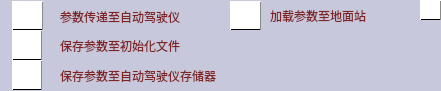
  <widget class="QWidget" name="widget_leftbutton_2" native="true">
   <property name="geometry">
    <rect>
     <x>-10</x>
     <y>460</y>
     <width>441</width>
     <height>91</height>
    </rect>
   </property>
   <property name="styleSheet">
    <string notr="true">background-color: rgb(200, 200, 220);</string>
   </property>
   <widget class="QPushButton" name="pushButton_input">
    <property name="geometry">
     <rect>
      <x>420</x>
      <y>0</y>
      <width>21</width>
      <height>20</height>
     </rect>
    </property>
    <property name="styleSheet">
     <string notr="true">QPushButton{color: rgb(0, 0, 0);
border: 1px solid ;
background-color: white;
border-top-color: rgb(255, 255, 255);
border-left-color: rgb(255, 255, 255);
border-right-color: rgb(136, 138, 133);
}

QPushButton:hover{border: 2px solid ;
background-color: white;
border-right-color: rgb(255, 255, 255);
border-bottom-color: rgb(255, 255, 255);
border-top-color: rgb(136, 138, 133);
border-left-color: rgb(136, 138, 133);}

QPushButton:pressed{border: 2px solid ;
background-color: white;
border-right-color: rgb(136, 138, 133);
border-bottom-color: rgb(136, 138, 133);
border-top-color: rgb(136, 138, 133);
border-left-color: rgb(136, 138, 133); 
padding-left:3px; padding-top:3px;border-style: inset;}</string>
    </property>
    <property name="text">
     <string/>
    </property>
    <property name="icon">
     <iconset resource="resource/images.qrc">
      <normaloff>:/back/setting/input_tablet_128px_1172056_easyicon.net.ico</normaloff>:/back/setting/input_tablet_128px_1172056_easyicon.net.ico</iconset>
    </property>
   </widget>
   <widget class="QToolButton" name="toolButton_exit_2">
    <property name="geometry">
     <rect>
      <x>12</x>
      <y>1</y>
      <width>31</width>
      <height>29</height>
     </rect>
    </property>
    <property name="styleSheet">
     <string notr="true">
QToolButton{color: rgb(0, 0, 0);
border: 1px solid ;
background-color: white;
border-top-color: rgb(255, 255, 255);
border-left-color: rgb(255, 255, 255);
border-right-color: rgb(136, 138, 133);
}

QToolButton:hover{border: 2px solid ;
background-color: white;
border-right-color: rgb(255, 255, 255);
border-bottom-color: rgb(255, 255, 255);
border-top-color: rgb(136, 138, 133);
border-left-color: rgb(136, 138, 133);}

QToolButton:pressed{border: 2px solid ;
background-color: white;
border-right-color: rgb(136, 138, 133);
border-bottom-color: rgb(136, 138, 133);
border-top-color: rgb(136, 138, 133);
border-left-color: rgb(136, 138, 133); 
padding-left:3px; padding-top:3px;border-style: inset;}</string>
    </property>
    <property name="text">
     <string/>
    </property>
    <property name="icon">
     <iconset resource="resource/images.qrc">
      <normaloff>:/back/setting/refresh_32px_505059_easyicon.net.ico</normaloff>:/back/setting/refresh_32px_505059_easyicon.net.ico</iconset>
    </property>
   </widget>
   <widget class="QToolButton" name="toolButton_exit_3">
    <property name="geometry">
     <rect>
      <x>12</x>
      <y>60</y>
      <width>30</width>
      <height>30</height>
     </rect>
    </property>
    <property name="styleSheet">
     <string notr="true">
QToolButton{color: rgb(0, 0, 0);
border: 1px solid ;
background-color: white;
border-top-color: rgb(255, 255, 255);
border-left-color: rgb(255, 255, 255);
border-right-color: rgb(136, 138, 133);
}

QToolButton:hover{border: 2px solid ;
background-color: white;
border-right-color: rgb(255, 255, 255);
border-bottom-color: rgb(255, 255, 255);
border-top-color: rgb(136, 138, 133);
border-left-color: rgb(136, 138, 133);}

QToolButton:pressed{border: 2px solid ;
background-color: white;
border-right-color: rgb(136, 138, 133);
border-bottom-color: rgb(136, 138, 133);
border-top-color: rgb(136, 138, 133);
border-left-color: rgb(136, 138, 133); 
padding-left:3px; padding-top:3px;border-style: inset;}</string>
    </property>
    <property name="text">
     <string/>
    </property>
    <property name="icon">
     <iconset resource="resource/images.qrc">
      <normaloff>:/back/setting/save_Floppy_64px_520123_easyicon.net.ico</normaloff>:/back/setting/save_Floppy_64px_520123_easyicon.net.ico</iconset>
    </property>
   </widget>
   <widget class="QToolButton" name="toolButton_save">
    <property name="geometry">
     <rect>
      <x>12</x>
      <y>30</y>
      <width>30</width>
      <height>30</height>
     </rect>
    </property>
    <property name="styleSheet">
     <string notr="true">
QToolButton{color: rgb(0, 0, 0);
border: 1px solid ;
background-color: white;
border-top-color: rgb(255, 255, 255);
border-left-color: rgb(255, 255, 255);
border-right-color: rgb(136, 138, 133);
}

QToolButton:hover{border: 2px solid ;
background-color: white;
border-right-color: rgb(255, 255, 255);
border-bottom-color: rgb(255, 255, 255);
border-top-color: rgb(136, 138, 133);
border-left-color: rgb(136, 138, 133);}

QToolButton:pressed{border: 2px solid ;
background-color: white;
border-right-color: rgb(136, 138, 133);
border-bottom-color: rgb(136, 138, 133);
border-top-color: rgb(136, 138, 133);
border-left-color: rgb(136, 138, 133); 
padding-left:3px; padding-top:3px;border-style: inset;}</string>
    </property>
    <property name="text">
     <string/>
    </property>
    <property name="icon">
     <iconset resource="resource/images.qrc">
      <normaloff>:/back/setting/Save_48px_1118982_easyicon.net.ico</normaloff>:/back/setting/Save_48px_1118982_easyicon.net.ico</iconset>
    </property>
   </widget>
   <widget class="QLabel" name="label_2">
    <property name="geometry">
     <rect>
      <x>60</x>
      <y>6</y>
      <width>161</width>
      <height>21</height>
     </rect>
    </property>
    <property name="styleSheet">
     <string notr="true">color: rgb(128, 35, 35);</string>
    </property>
    <property name="text">
     <string>参数传递至自动驾驶仪</string>
    </property>
   </widget>
   <widget class="QLabel" name="label_3">
    <property name="geometry">
     <rect>
      <x>60</x>
      <y>30</y>
      <width>161</width>
      <height>31</height>
     </rect>
    </property>
    <property name="styleSheet">
     <string notr="true">color: rgb(128, 35, 35);</string>
    </property>
    <property name="text">
     <string>保存参数至初始化文件</string>
    </property>
   </widget>
   <widget class="QLabel" name="label_4">
    <property name="geometry">
     <rect>
      <x>60</x>
      <y>60</y>
      <width>161</width>
      <height>31</height>
     </rect>
    </property>
    <property name="styleSheet">
     <string notr="true">color: rgb(128, 35, 35);</string>
    </property>
    <property name="text">
     <string>保存参数至自动驾驶仪存储器</string>
    </property>
   </widget>
   <widget class="QLineEdit" name="lineEdit_configname">
    <property name="geometry">
     <rect>
      <x>445</x>
      <y>40</y>
      <width>113</width>
      <height>25</height>
     </rect>
    </property>
    <property name="styleSheet">
     <string notr="true">background-color: rgb(0, 0, 0);
color: rgb(255, 255, 255);</string>
    </property>
   </widget>
   <widget class="QToolButton" name="toolButton_load">
    <property name="geometry">
     <rect>
      <x>230</x>
      <y>1</y>
      <width>31</width>
      <height>29</height>
     </rect>
    </property>
    <property name="styleSheet">
     <string notr="true">
QToolButton{color: rgb(0, 0, 0);
border: 1px solid ;
background-color: white;
border-top-color: rgb(255, 255, 255);
border-left-color: rgb(255, 255, 255);
border-right-color: rgb(136, 138, 133);
}

QToolButton:hover{border: 2px solid ;
background-color: white;
border-right-color: rgb(255, 255, 255);
border-bottom-color: rgb(255, 255, 255);
border-top-color: rgb(136, 138, 133);
border-left-color: rgb(136, 138, 133);}

QToolButton:pressed{border: 2px solid ;
background-color: white;
border-right-color: rgb(136, 138, 133);
border-bottom-color: rgb(136, 138, 133);
border-top-color: rgb(136, 138, 133);
border-left-color: rgb(136, 138, 133); 
padding-left:3px; padding-top:3px;border-style: inset;}</string>
    </property>
    <property name="text">
     <string/>
    </property>
    <property name="icon">
     <iconset resource="resource/images.qrc">
      <normaloff>:/back/setting/Loading_32px_533741_easyicon.net.ico</normaloff>:/back/setting/Loading_32px_533741_easyicon.net.ico</iconset>
    </property>
   </widget>
   <widget class="QLabel" name="label_8">
    <property name="geometry">
     <rect>
      <x>270</x>
      <y>0</y>
      <width>101</width>
      <height>31</height>
     </rect>
    </property>
    <property name="styleSheet">
     <string notr="true">color: rgb(128, 35, 35);</string>
    </property>
    <property name="text">
     <string>加载参数至地面站</string>
    </property>
   </widget>
  </widget>
